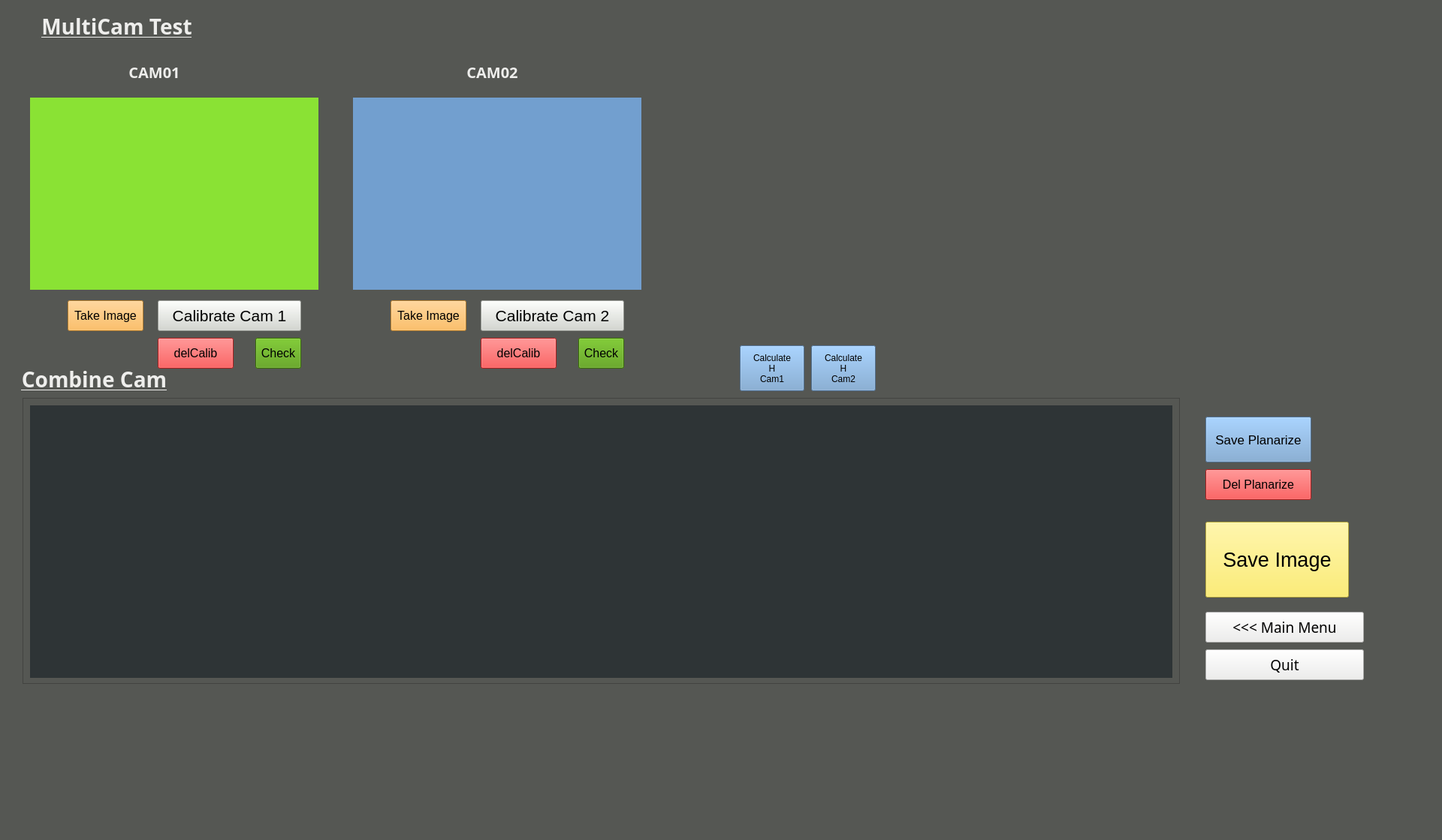
<?xml version="1.0" encoding="UTF-8"?>
<ui version="4.0">
 <class>combineCam</class>
 <widget class="QMainWindow" name="combineCam">
  <property name="enabled">
   <bool>true</bool>
  </property>
  <property name="geometry">
   <rect>
    <x>0</x>
    <y>0</y>
    <width>1920</width>
    <height>1119</height>
   </rect>
  </property>
  <property name="windowTitle">
   <string>MainWindow</string>
  </property>
  <property name="styleSheet">
   <string notr="true">background-color: rgb(85, 87, 83);</string>
  </property>
  <widget class="QWidget" name="calibrationWidget">
   <property name="enabled">
    <bool>true</bool>
   </property>
   <widget class="QFrame" name="frame">
    <property name="geometry">
     <rect>
      <x>30</x>
      <y>530</y>
      <width>1541</width>
      <height>381</height>
     </rect>
    </property>
    <property name="frameShape">
     <enum>QFrame::StyledPanel</enum>
    </property>
    <property name="frameShadow">
     <enum>QFrame::Raised</enum>
    </property>
    <widget class="QLabel" name="mergeFrame">
     <property name="geometry">
      <rect>
       <x>10</x>
       <y>10</y>
       <width>1521</width>
       <height>363</height>
      </rect>
     </property>
     <property name="styleSheet">
      <string notr="true">background-color: rgb(46, 52, 54);</string>
     </property>
     <property name="text">
      <string/>
     </property>
     <property name="alignment">
      <set>Qt::AlignCenter</set>
     </property>
    </widget>
   </widget>
   <widget class="QLabel" name="label">
    <property name="geometry">
     <rect>
      <x>50</x>
      <y>20</y>
      <width>211</width>
      <height>31</height>
     </rect>
    </property>
    <property name="font">
     <font>
      <family>Ubuntu Mono</family>
      <pointsize>21</pointsize>
      <weight>75</weight>
      <bold>true</bold>
      <underline>true</underline>
     </font>
    </property>
    <property name="styleSheet">
     <string notr="true">color: rgb(238, 238, 236);</string>
    </property>
    <property name="text">
     <string>MultiCam Test</string>
    </property>
    <property name="alignment">
     <set>Qt::AlignCenter</set>
    </property>
   </widget>
   <widget class="QLabel" name="camFrame1">
    <property name="geometry">
     <rect>
      <x>40</x>
      <y>130</y>
      <width>384</width>
      <height>256</height>
     </rect>
    </property>
    <property name="styleSheet">
     <string notr="true">background-color: rgb(138, 226, 52);</string>
    </property>
    <property name="text">
     <string/>
    </property>
    <property name="alignment">
     <set>Qt::AlignCenter</set>
    </property>
   </widget>
   <widget class="QLabel" name="camFrame2">
    <property name="geometry">
     <rect>
      <x>470</x>
      <y>130</y>
      <width>384</width>
      <height>256</height>
     </rect>
    </property>
    <property name="styleSheet">
     <string notr="true">background-color: rgb(114, 159, 207);</string>
    </property>
    <property name="text">
     <string/>
    </property>
    <property name="alignment">
     <set>Qt::AlignCenter</set>
    </property>
   </widget>
   <widget class="QLabel" name="label_3">
    <property name="geometry">
     <rect>
      <x>100</x>
      <y>80</y>
      <width>211</width>
      <height>31</height>
     </rect>
    </property>
    <property name="font">
     <font>
      <family>Ubuntu Mono</family>
      <pointsize>15</pointsize>
      <weight>75</weight>
      <bold>true</bold>
     </font>
    </property>
    <property name="styleSheet">
     <string notr="true">color: rgb(238, 238, 236);</string>
    </property>
    <property name="text">
     <string>CAM01</string>
    </property>
    <property name="alignment">
     <set>Qt::AlignCenter</set>
    </property>
   </widget>
   <widget class="QLabel" name="label_2">
    <property name="geometry">
     <rect>
      <x>550</x>
      <y>80</y>
      <width>211</width>
      <height>31</height>
     </rect>
    </property>
    <property name="font">
     <font>
      <family>Ubuntu Mono</family>
      <pointsize>15</pointsize>
      <weight>75</weight>
      <bold>true</bold>
     </font>
    </property>
    <property name="styleSheet">
     <string notr="true">color: rgb(238, 238, 236);</string>
    </property>
    <property name="text">
     <string>CAM02</string>
    </property>
    <property name="alignment">
     <set>Qt::AlignCenter</set>
    </property>
   </widget>
   <widget class="QLabel" name="label_4">
    <property name="geometry">
     <rect>
      <x>20</x>
      <y>490</y>
      <width>211</width>
      <height>31</height>
     </rect>
    </property>
    <property name="font">
     <font>
      <family>Ubuntu Mono</family>
      <pointsize>21</pointsize>
      <weight>75</weight>
      <bold>true</bold>
      <underline>true</underline>
     </font>
    </property>
    <property name="styleSheet">
     <string notr="true">color: rgb(238, 238, 236);</string>
    </property>
    <property name="text">
     <string>Combine Cam</string>
    </property>
    <property name="alignment">
     <set>Qt::AlignCenter</set>
    </property>
   </widget>
   <widget class="QPushButton" name="calibCam1">
    <property name="geometry">
     <rect>
      <x>210</x>
      <y>400</y>
      <width>191</width>
      <height>41</height>
     </rect>
    </property>
    <property name="font">
     <font>
      <pointsize>16</pointsize>
     </font>
    </property>
    <property name="styleSheet">
     <string notr="true">background-color: rgb(211, 215, 207);</string>
    </property>
    <property name="text">
     <string>Calibrate Cam 1</string>
    </property>
   </widget>
   <widget class="QPushButton" name="calibCam2">
    <property name="geometry">
     <rect>
      <x>640</x>
      <y>400</y>
      <width>191</width>
      <height>41</height>
     </rect>
    </property>
    <property name="font">
     <font>
      <pointsize>16</pointsize>
     </font>
    </property>
    <property name="styleSheet">
     <string notr="true">background-color: rgb(211, 215, 207);</string>
    </property>
    <property name="text">
     <string>Calibrate Cam 2</string>
    </property>
   </widget>
   <widget class="QPushButton" name="takeImage2">
    <property name="geometry">
     <rect>
      <x>520</x>
      <y>400</y>
      <width>101</width>
      <height>41</height>
     </rect>
    </property>
    <property name="font">
     <font>
      <pointsize>12</pointsize>
     </font>
    </property>
    <property name="styleSheet">
     <string notr="true">background-color: rgb(252, 175, 62);</string>
    </property>
    <property name="text">
     <string>Take Image</string>
    </property>
   </widget>
   <widget class="QPushButton" name="takeImage1">
    <property name="geometry">
     <rect>
      <x>90</x>
      <y>400</y>
      <width>101</width>
      <height>41</height>
     </rect>
    </property>
    <property name="font">
     <font>
      <pointsize>12</pointsize>
     </font>
    </property>
    <property name="styleSheet">
     <string notr="true">background-color: rgb(252, 175, 62);</string>
    </property>
    <property name="text">
     <string>Take Image</string>
    </property>
   </widget>
   <widget class="QPushButton" name="delCalib1">
    <property name="geometry">
     <rect>
      <x>210</x>
      <y>450</y>
      <width>101</width>
      <height>41</height>
     </rect>
    </property>
    <property name="font">
     <font>
      <pointsize>12</pointsize>
     </font>
    </property>
    <property name="styleSheet">
     <string notr="true">background-color: rgb(239, 41, 41);</string>
    </property>
    <property name="text">
     <string>delCalib</string>
    </property>
   </widget>
   <widget class="QPushButton" name="delCalib2">
    <property name="geometry">
     <rect>
      <x>640</x>
      <y>450</y>
      <width>101</width>
      <height>41</height>
     </rect>
    </property>
    <property name="font">
     <font>
      <pointsize>12</pointsize>
     </font>
    </property>
    <property name="styleSheet">
     <string notr="true">background-color: rgb(239, 41, 41);</string>
    </property>
    <property name="text">
     <string>delCalib</string>
    </property>
   </widget>
   <widget class="QPushButton" name="checkUndistort1">
    <property name="geometry">
     <rect>
      <x>340</x>
      <y>450</y>
      <width>61</width>
      <height>41</height>
     </rect>
    </property>
    <property name="font">
     <font>
      <pointsize>12</pointsize>
     </font>
    </property>
    <property name="styleSheet">
     <string notr="true">background-color: rgb(78, 154, 6);</string>
    </property>
    <property name="text">
     <string>Check</string>
    </property>
   </widget>
   <widget class="QPushButton" name="checkUndistort2">
    <property name="geometry">
     <rect>
      <x>770</x>
      <y>450</y>
      <width>61</width>
      <height>41</height>
     </rect>
    </property>
    <property name="font">
     <font>
      <pointsize>12</pointsize>
     </font>
    </property>
    <property name="styleSheet">
     <string notr="true">background-color: rgb(78, 154, 6);</string>
    </property>
    <property name="text">
     <string>Check</string>
    </property>
   </widget>
   <widget class="QPushButton" name="saveImage">
    <property name="geometry">
     <rect>
      <x>1605</x>
      <y>695</y>
      <width>191</width>
      <height>101</height>
     </rect>
    </property>
    <property name="font">
     <font>
      <pointsize>20</pointsize>
     </font>
    </property>
    <property name="styleSheet">
     <string notr="true">background-color: rgb(252, 233, 79);</string>
    </property>
    <property name="text">
     <string>Save Image</string>
    </property>
   </widget>
   <widget class="QPushButton" name="delPlanarize">
    <property name="geometry">
     <rect>
      <x>1605</x>
      <y>625</y>
      <width>141</width>
      <height>41</height>
     </rect>
    </property>
    <property name="font">
     <font>
      <pointsize>12</pointsize>
     </font>
    </property>
    <property name="styleSheet">
     <string notr="true">background-color: rgb(239, 41, 41);</string>
    </property>
    <property name="text">
     <string>Del Planarize</string>
    </property>
   </widget>
   <widget class="QPushButton" name="savePlanarize">
    <property name="geometry">
     <rect>
      <x>1605</x>
      <y>555</y>
      <width>141</width>
      <height>61</height>
     </rect>
    </property>
    <property name="font">
     <font>
      <pointsize>13</pointsize>
     </font>
    </property>
    <property name="styleSheet">
     <string notr="true">background-color: rgb(114, 159, 207);</string>
    </property>
    <property name="text">
     <string>Save Planarize</string>
    </property>
   </widget>
   <widget class="QPushButton" name="quitbutton">
    <property name="geometry">
     <rect>
      <x>1605</x>
      <y>865</y>
      <width>211</width>
      <height>41</height>
     </rect>
    </property>
    <property name="font">
     <font>
      <family>Ubuntu Mono</family>
      <pointsize>14</pointsize>
     </font>
    </property>
    <property name="styleSheet">
     <string notr="true">background-color: rgb(238, 238, 236);</string>
    </property>
    <property name="text">
     <string>Quit</string>
    </property>
   </widget>
   <widget class="QPushButton" name="mainmenubutton">
    <property name="geometry">
     <rect>
      <x>1605</x>
      <y>815</y>
      <width>211</width>
      <height>41</height>
     </rect>
    </property>
    <property name="font">
     <font>
      <family>Ubuntu Mono</family>
      <pointsize>14</pointsize>
     </font>
    </property>
    <property name="styleSheet">
     <string notr="true">background-color: rgb(238, 238, 236);</string>
    </property>
    <property name="text">
     <string>&lt;&lt;&lt; Main Menu</string>
    </property>
   </widget>
   <widget class="QPushButton" name="calcH_cam1">
    <property name="geometry">
     <rect>
      <x>985</x>
      <y>460</y>
      <width>86</width>
      <height>61</height>
     </rect>
    </property>
    <property name="font">
     <font>
      <pointsize>9</pointsize>
     </font>
    </property>
    <property name="styleSheet">
     <string notr="true">background-color: rgb(114, 159, 207);</string>
    </property>
    <property name="text">
     <string>Calculate
H
Cam1</string>
    </property>
   </widget>
   <widget class="QPushButton" name="calcH_cam2">
    <property name="geometry">
     <rect>
      <x>1080</x>
      <y>460</y>
      <width>86</width>
      <height>61</height>
     </rect>
    </property>
    <property name="font">
     <font>
      <pointsize>9</pointsize>
     </font>
    </property>
    <property name="styleSheet">
     <string notr="true">background-color: rgb(114, 159, 207);</string>
    </property>
    <property name="text">
     <string>Calculate
H
Cam2</string>
    </property>
   </widget>
  </widget>
  <widget class="QMenuBar" name="menubar">
   <property name="geometry">
    <rect>
     <x>0</x>
     <y>0</y>
     <width>1920</width>
     <height>21</height>
    </rect>
   </property>
  </widget>
  <widget class="QStatusBar" name="statusbar"/>
 </widget>
 <resources/>
 <connections/>
</ui>
